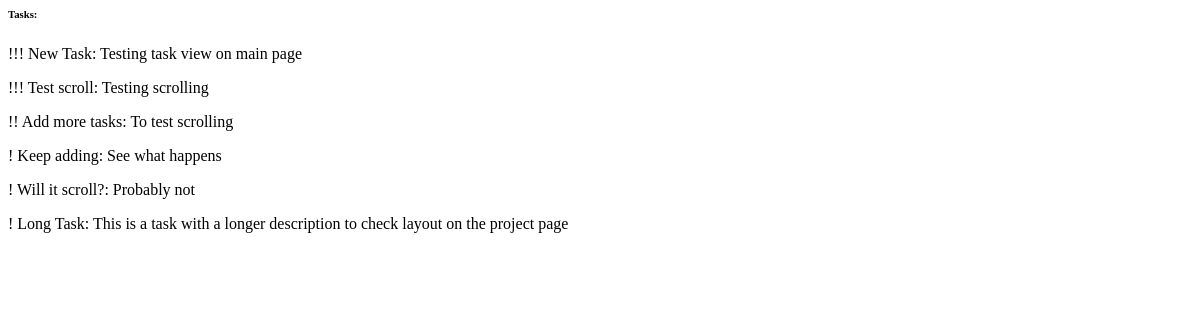
Before: /task-list/10 with the older database file.
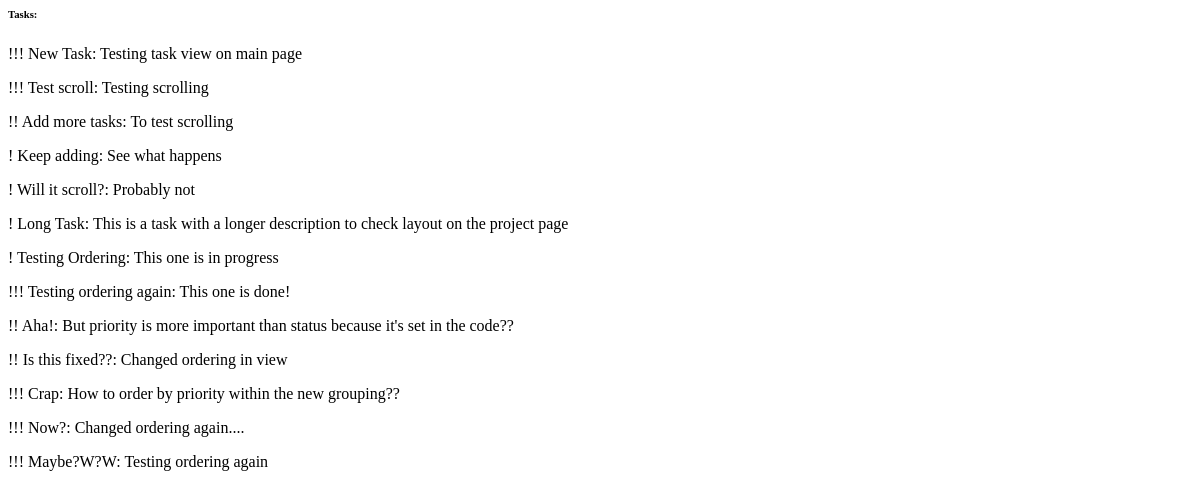
After: the same page with the newer database file.
### tasks/models.py (models this page shows, shortened)
class Task(models.Model):
    project = models.ForeignKey(Project, on_delete=models.CASCADE)
    name = models.CharField(max_length=80)
    author = models.ForeignKey(CustomUser, on_delete=models.CASCADE)
    content = models.CharField(max_length=240)
    added_on = models.DateField(auto_now_add=True)
    priority = models.CharField(max_length=12, choices=PRIORITIES, default='!')
    status = models.CharField(max_length=12, choices=STATUSES, default='ToDo')
    edited_on = models.DateField(auto_now=True)

### tasks/views.py (the view)
# urls.py: path('task-list/<int:project_id>', views.task_list, name='task_list'),
def task_list(request, project_id):
    tasks = Task.objects.filter(project=project_id).all()
    context = {'tasks': tasks}
    return render(request, 'tasks/task_list.html', context)

### tasks/templates/tasks/task_list.html
<h6 class="headings-sm">Tasks:</h6>
{% for task in tasks %}
<p><span class="priority">{{task.priority }}</span> <span class="task-title">{{ task.name }}</span>: {{ task.content }}</p>
{% empty %}
<p>No tasks yet!</p>
{% endfor %}

Changed rows visible on the page:
added Task: priority "!", name "Testing Ordering", content "This one is in progress"
added Task: priority "!!!", name "Testing ordering again", content "This one is done!"
added Task: priority "!!", name "Aha!", content "But priority is more important than status because it's set in the code??"
added Task: priority "!!", name "Is this fixed??", content "Changed ordering in view"
added Task: priority "!!!", name "Crap", content "How to order by priority within the new grouping??"
added Task: priority "!!!", name "Now?", content "Changed ordering again...."
added Task: priority "!!!", name "Maybe?W?W", content "Testing ordering again"
